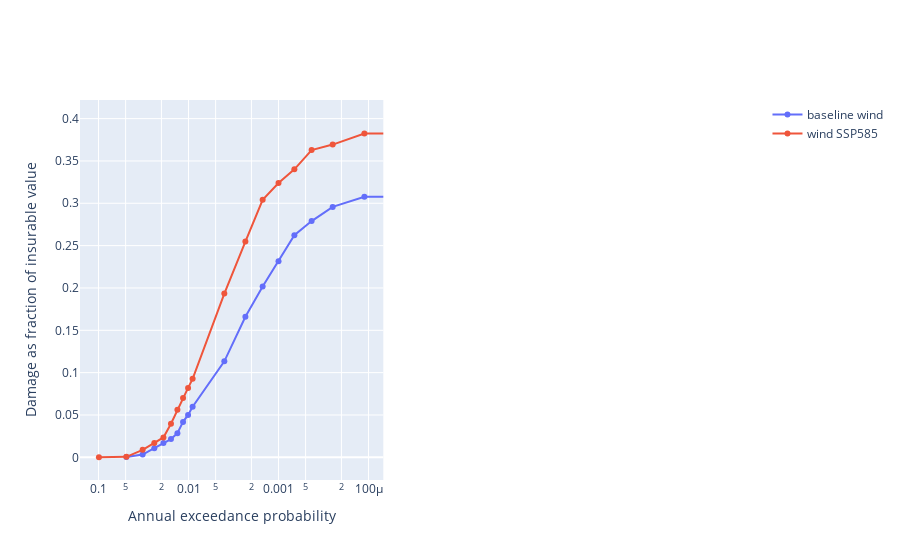

The notebook cell saved with this chart:
### Code cell
import plotly.graph_objs as go
from plotly.subplots import make_subplots

exceedance_histo = wind_impact_histo["impact_exceedance"]
exceedance_ssp585 = wind_impact_ssp585["impact_exceedance"]

fig1 = make_subplots(rows=1, cols=2)
fig1.add_trace(
    go.Scatter(x=exceedance_histo["exceed_probabilities"], y=exceedance_histo["values"], name="baseline wind"),
    row=1,
    col=1,
)
fig1.add_trace(
    go.Scatter(x=exceedance_ssp585["exceed_probabilities"], y=exceedance_ssp585["values"], name="wind SSP585"),
    row=1,
    col=1,
)
fig1.update_xaxes(
    title="Annual exceedance probability", title_font={"size": 14}, row=1, col=1, type="log", autorange="reversed"
)
fig1.update_yaxes(title="Damage as fraction of insurable value", title_font={"size": 14}, row=1, col=1)

### Figure 1 — Plotly figure (JSON) as saved in the notebook; plotly's stock layout.template omitted (floating-point values rounded to 4 significant figures)
{"data": [{"name": "baseline wind", "type": "scatter", "x": [0.049, 0.03233, 0.024, 0.019, 0.01567, 0.01329, 0.0115, 0.01011, 0.009, 0.004, 0.002333, 0.0015, 0.001, 0.0006667, 0.0004286, 0.00025, 0.0001111, 0], "xaxis": "x", "y": [0.0004863, 0.00322, 0.01074, 0.017, 0.02156, 0.02849, 0.04185, 0.05007, 0.0597, 0.1133, 0.1659, 0.2018, 0.2315, 0.2622, 0.279, 0.2957, 0.3077, 0.3218], "yaxis": "y"}, {"name": "wind SSP585", "type": "scatter", "x": [0.099, 0.049, 0.03233, 0.024, 0.019, 0.01567, 0.01329, 0.0115, 0.01011, 0.009, 0.004, 0.002333, 0.0015, 0.001, 0.0006667, 0.0004286, 0.00025, 0.0001111, 0], "xaxis": "x", "y": [7.682e-05, 0.0005584, 0.008826, 0.01705, 0.02344, 0.03961, 0.05603, 0.07007, 0.08194, 0.09265, 0.1933, 0.2548, 0.3041, 0.3239, 0.3401, 0.3629, 0.3693, 0.3823, 0.3951], "yaxis": "y"}], "layout": {"xaxis": {"anchor": "y", "autorange": "reversed", "domain": [0, 0.45], "title": {"font": {"size": 14}, "text": "Annual exceedance probability"}, "type": "log"}, "xaxis2": {"anchor": "y2", "domain": [0.55, 1]}, "yaxis": {"anchor": "x", "domain": [0, 1], "title": {"font": {"size": 14}, "text": "Damage as fraction of insurable value"}}, "yaxis2": {"anchor": "x2", "domain": [0, 1]}}}
